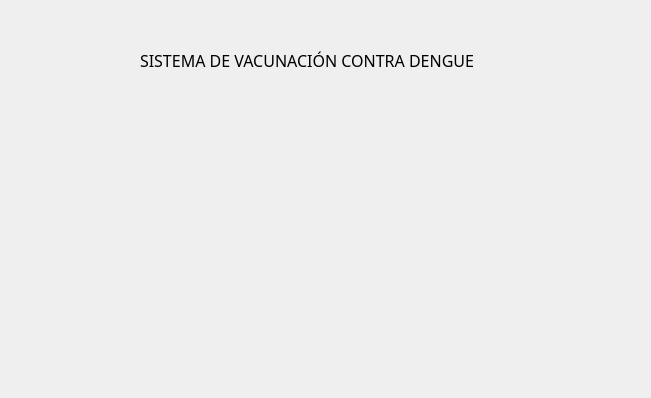
<?xml version="1.0" encoding="UTF-8"?>
<ui version="4.0">
 <class>AboutGUI</class>
 <widget class="QDialog" name="AboutGUI">
  <property name="geometry">
   <rect>
    <x>0</x>
    <y>0</y>
    <width>651</width>
    <height>398</height>
   </rect>
  </property>
  <property name="windowTitle">
   <string>Acerca de</string>
  </property>
  <widget class="QLabel" name="label">
   <property name="geometry">
    <rect>
     <x>140</x>
     <y>40</y>
     <width>401</width>
     <height>41</height>
    </rect>
   </property>
   <property name="font">
    <font>
     <family>Footlight MT Light</family>
     <pointsize>12</pointsize>
    </font>
   </property>
   <property name="text">
    <string>SISTEMA DE VACUNACIÓN CONTRA DENGUE</string>
   </property>
  </widget>
 </widget>
 <resources/>
 <connections/>
</ui>
